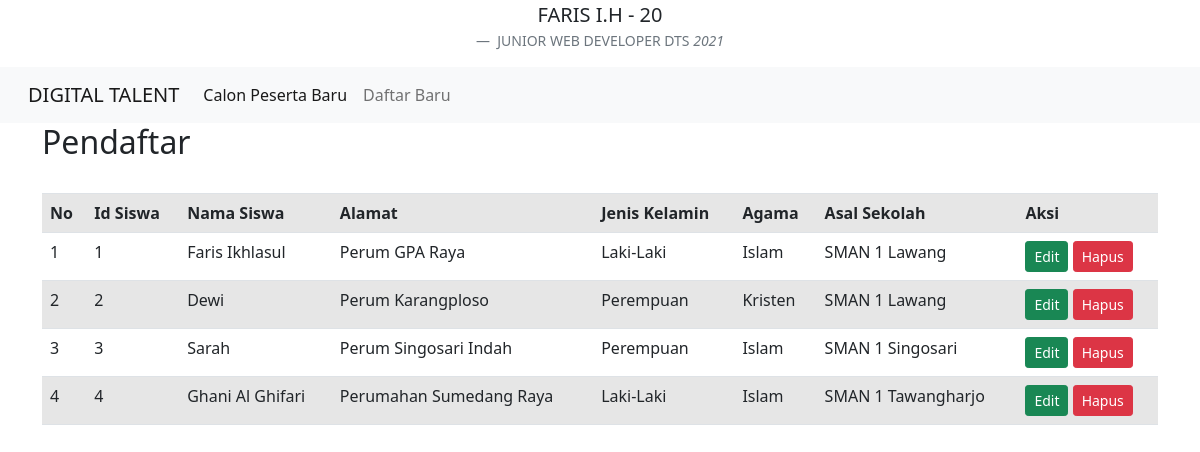
The page /tampil.php on the database its author committed.
### tables this page shows
CREATE TABLE `siswa` (
  `id_mahasiswa` int(11) NOT NULL,
  `nama_mahasiswa` varchar(50) NOT NULL,
  `alamat` varchar(150) NOT NULL,
  `jenis_kelamin` enum('L','P') NOT NULL,
  `agama` varchar(15) NOT NULL,
  `sekolah_asal` varchar(50) NOT NULL
);

### tampil.php (the view, shortened to what this page needs)
<html lang="en">
<head>
    <link rel="stylesheet" href="https://stackpath.bootstrapcdn.com/bootstrap/4.4.1/css/bootstrap.min.css">
    <link href="https://cdn.jsdelivr.net/npm/bootstrap@5.0.2/dist/css/bootstrap.min.css" rel="stylesheet">
</head>
<body>
    <figure class="text-center">
        <blockquote class="blockquote">
            <p>FARIS I.H - 20</p>
        </blockquote>
        <figcaption class="blockquote-footer">
            JUNIOR WEB DEVELOPER DTS<cite title="Source Title"> 2021</cite>
        </figcaption>
    </figure>
    <nav class="navbar navbar-expand-lg navbar-light bg-light">
        <div class="container-fluid">
            <a class="navbar-brand" href="index.php">DIGITAL TALENT</a>
            <div class="collapse navbar-collapse" id="navbarSupportedContent">
                <ul class="navbar-nav me-auto mb-2 mb-lg-0">
                    <li class="nav-item">
                        <a class="nav-link active" aria-current="page" href="tampil.php">Calon Peserta Baru</a>
                    </li>
                    <li class="nav-item">
                        <a class="nav-link" href="daftar.php">Daftar Baru</a>
                    </li>
                </ul>
            </div>
        </div>
    </nav>
</body>
<div class="container">
  <h2>Pendaftar</h2>
  <br>
<table class="table table-striped">
		<tr>
      <th>No</th>
			<th>Id Siswa</th>
			<th>Nama Siswa</th>
			<th>Alamat</th>
			<th>Jenis Kelamin</th>
			<th>Agama</th>
			<th>Asal Sekolah</th>
			<th>Aksi</th>
		</tr>
		<?php
      include 'koneksi.php';
      $no = 1;
		  $query = mysqli_query($db,"SELECT * FROM siswa ORDER BY id_mahasiswa ASC");
		  while ($data=mysqli_fetch_array($query)) {
		?>
		<tr>
      <td><?php echo $no++; ?></td>
			<td><?php echo $data['id_mahasiswa']; ?></td>
			<td><?php echo $data['nama_mahasiswa']; ?></td>
			<td><?php echo $data['alamat']; ?></td>
			<td><?php if($data['jenis_kelamin']=="L"){echo "Laki-Laki";} else {echo "Perempuan";} ?></td>
			<td><?php echo $data['agama']; ?></td>
			<td><?php echo $data['sekolah_asal']; ?></td>
			<td>
				<a href="index.php?hal=edit&id=<?=$data['id_mahasiswa']?>" class="btn btn-success btn-sm" data-toggle="modal" data-target="#edit<?php echo $data['id_mahasiswa']; ?>">Edit</a>
     <a href="#" class="btn btn-danger btn-sm" data-target=".bs-example-modal-lg<?php echo $data['id_mahasiswa']; ?>" data-toggle="modal">Hapus</a>
      </div>
			</td>
		</tr>
		<?php } ?>
</html>

### rows shown on the page
siswa: id_mahasiswa "1", nama_mahasiswa "Faris Ikhlasul", alamat "Perum GPA Raya", jenis_kelamin "Laki-Laki", agama "Islam", sekolah_asal "SMAN 1 Lawang"
siswa: id_mahasiswa "2", nama_mahasiswa "Dewi", alamat "Perum Karangploso", jenis_kelamin "Perempuan", agama "Kristen", sekolah_asal "SMAN 1 Lawang"
siswa: id_mahasiswa "3", nama_mahasiswa "Sarah", alamat "Perum Singosari Indah", jenis_kelamin "Perempuan", agama "Islam", sekolah_asal "SMAN 1 Singosari"
siswa: id_mahasiswa "4", nama_mahasiswa "Ghani Al Ghifari", alamat "Perumahan Sumedang Raya", jenis_kelamin "Laki-Laki", agama "Islam", sekolah_asal "SMAN 1 Tawangharjo"
